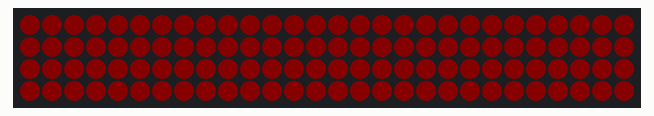
Bench run of a sketch on a simulated Arduino Uno, built with avr-gcc and run on an emulated ATmega328P. Shown: 28×4 RGB LED matrix (first LED top left, wired row by row). Dim RGB values are drawn brighter than linear; random numbers use the default seed unless the sketch sets one.

Above: at 0.4 s.

The sketch:

Jacket_Collar_2.ino
```cpp
#include <Adafruit_NeoPixel.h>

#define PIN 12
Adafruit_NeoPixel strip = Adafruit_NeoPixel(112, PIN, NEO_GRB + NEO_KHZ800);

//animation speed

uint8_t wait = 30; //speed of animation

const int nFrames = 4; //number of frames
const int height = 4;  //height of frame
const int width = 28;   //width of frame
const int refreshesPerFrame = 4; //number of flicker cycles per animation frame

uint8_t   r1 = (random(7,10));
uint8_t   r2 = (random(7,10));
uint8_t   r3 = (random(7,10));
uint8_t   r4 = (random(7,10));
uint8_t   gg = 00;
uint8_t   bb = 00;

uint8_t   R1 = 60;
uint8_t   R2 = 60;
uint8_t   R3 = 60;
uint8_t   R4 = 60;
uint8_t   GG = 10;
uint8_t   BB = 00;

uint8_t anim[nFrames][height][width][3] =
    {  //whole data object

     { //frame 1
      {{r1,gg,bb}, {r1,gg,bb}, {r1,gg,bb}, {r1,gg,bb}, {r1,gg,bb}, {r1,gg,bb}, {r1,gg,bb}, {r1,gg,bb}, {r1,gg,bb}, {r1,gg,bb}, {r1,gg,bb}, {r1,gg,bb}, {r1,gg,bb}, {r1,gg,bb}, {r1,gg,bb}, {r1,gg,bb}, {r1,gg,bb}, {r1,gg,bb}, {r1,gg,bb}, {r1,gg,bb}, {r1,gg,bb}, {r1,gg,bb}, {r1,gg,bb}, {r1,gg,bb}, {r1,gg,bb}, {r1,gg,bb}, {r1,gg,bb}, {r1,gg,bb}}, //fourth row
      {{r2,gg,bb}, {r2,gg,bb}, {r2,gg,bb}, {r2,gg,bb}, {r2,gg,bb}, {r2,gg,bb}, {r2,gg,bb}, {r2,gg,bb}, {r2,gg,bb}, {r2,gg,bb}, {r2,gg,bb}, {r2,gg,bb}, {r2,gg,bb}, {r2,gg,bb}, {r2,gg,bb}, {r2,gg,bb}, {r2,gg,bb}, {r2,gg,bb}, {r2,gg,bb}, {r2,gg,bb}, {r2,gg,bb}, {r2,gg,bb}, {r2,gg,bb}, {r2,gg,bb}, {r2,gg,bb}, {r2,gg,bb}, {r2,gg,bb}, {r2,gg,bb}}, //third row
      {{r3,gg,bb}, {r3,gg,bb}, {r3,gg,bb}, {r3,gg,bb}, {r3,gg,bb}, {r3,gg,bb}, {r3,gg,bb}, {r3,gg,bb}, {r3,gg,bb}, {r3,gg,bb}, {r3,gg,bb}, {r3,gg,bb}, {r3,gg,bb}, {r3,gg,bb}, {r3,gg,bb}, {r3,gg,bb}, {r3,gg,bb}, {r3,gg,bb}, {r3,gg,bb}, {r3,gg,bb}, {r3,gg,bb}, {r3,gg,bb}, {r3,gg,bb}, {r3,gg,bb}, {r3,gg,bb}, {r3,gg,bb}, {r3,gg,bb}, {r3,gg,bb}}, //second row
      {{r4,gg,bb}, {r4,gg,bb}, {r4,gg,bb}, {r4,gg,bb}, {r4,gg,bb}, {r4,gg,bb}, {r4,gg,bb}, {r4,gg,bb}, {r4,gg,bb}, {r4,gg,bb}, {r4,gg,bb}, {r4,gg,bb}, {r4,gg,bb}, {r4,gg,bb}, {r4,gg,bb}, {r4,gg,bb}, {r4,gg,bb}, {r4,gg,bb}, {r4,gg,bb}, {r4,gg,bb}, {r4,gg,bb}, {r4,gg,bb}, {r4,gg,bb}, {r4,gg,bb}, {r4,gg,bb}, {r4,gg,bb}, {r4,gg,bb}, {r4,gg,bb}}  //first row
     },                                                                                                                                                              //centre of strip//

     { //frame 2
      {{r1,gg,bb}, {r1,gg,bb}, {r1,gg,bb}, {r1,gg,bb}, {r1,gg,bb}, {r1,gg,bb}, {r1,gg,bb}, {r1,gg,bb}, {r1,gg,bb}, {R1,GG,BB}, {R1,GG,BB}, {R1,GG,BB}, {R1,GG,BB}, {R1,GG,BB}, {R1,GG,BB}, {R1,GG,BB}, {R1,GG,BB}, {R1,GG,BB}, {R1,GG,BB}, {r1,gg,bb}, {r1,gg,bb}, {r1,gg,bb}, {r1,gg,bb}, {r1,gg,bb}, {r1,gg,bb}, {r1,gg,bb}, {r1,gg,bb}, {r1,gg,bb}}, //fourth row
      {{r2,gg,bb}, {r2,gg,bb}, {r2,gg,bb}, {r2,gg,bb}, {r2,gg,bb}, {r2,gg,bb}, {r2,gg,bb}, {r2,gg,bb}, {r2,gg,bb}, {r2,gg,bb}, {R2,GG,BB}, {R2,GG,BB}, {R2,GG,BB}, {R2,GG,BB}, {R2,GG,BB}, {R2,GG,BB}, {R2,GG,BB}, {R2,GG,BB}, {r2,gg,bb}, {r2,gg,bb}, {r2,gg,bb}, {r2,gg,bb}, {r2,gg,bb}, {r2,gg,bb}, {r2,gg,bb}, {r2,gg,bb}, {r2,gg,bb}, {r2,gg,bb}}, //third row
      {{r3,gg,bb}, {r3,gg,bb}, {r3,gg,bb}, {r3,gg,bb}, {r3,gg,bb}, {r3,gg,bb}, {r3,gg,bb}, {r3,gg,bb}, {r3,gg,bb}, {r3,gg,bb}, {r3,gg,bb}, {R3,GG,BB}, {R3,GG,BB}, {R3,GG,BB}, {R3,GG,BB}, {R3,GG,BB}, {R3,GG,BB}, {r3,gg,bb}, {r3,gg,bb}, {r3,gg,bb}, {r3,gg,bb}, {r3,gg,bb}, {r3,gg,bb}, {r3,gg,bb}, {r3,gg,bb}, {r3,gg,bb}, {r3,gg,bb}, {r3,gg,bb}}, //second row
      {{r4,gg,bb}, {r4,gg,bb}, {r4,gg,bb}, {r4,gg,bb}, {r4,gg,bb}, {r4,gg,bb}, {r4,gg,bb}, {r4,gg,bb}, {r4,gg,bb}, {r4,gg,bb}, {r4,gg,bb}, {r4,gg,bb}, {R4,GG,BB}, {R4,GG,BB}, {R4,GG,BB}, {R4,GG,BB}, {r4,gg,bb}, {r4,gg,bb}, {r4,gg,bb}, {r4,gg,bb}, {r4,gg,bb}, {r4,gg,bb}, {r4,gg,bb}, {r4,gg,bb}, {r4,gg,bb}, {r4,gg,bb}, {r4,gg,bb}, {r4,gg,bb}}  //first row
     },                                                                                                                                                              //centre of strip//

     { //frame 3
      {{r1,gg,bb}, {r1,gg,bb}, {r1,gg,bb}, {r1,gg,bb}, {R1,GG,BB}, {R1,GG,BB}, {R1,GG,BB}, {R1,GG,BB}, {R1,GG,BB}, {r1,gg,bb}, {r1,gg,bb}, {r1,gg,bb}, {r1,gg,bb}, {r1,gg,bb}, {r1,gg,bb}, {r1,gg,bb}, {r1,gg,bb}, {r1,gg,bb}, {r1,gg,bb}, {R1,GG,BB}, {R1,GG,BB}, {R1,GG,BB}, {R1,GG,BB}, {R1,GG,BB}, {r1,gg,bb}, {r1,gg,bb}, {r1,gg,bb}, {r1,gg,bb}}, //fourth row
      {{r2,gg,bb}, {r2,gg,bb}, {r2,gg,bb}, {r2,gg,bb}, {r2,gg,bb}, {R2,GG,BB}, {R2,GG,BB}, {R2,GG,BB}, {R2,GG,BB}, {R2,GG,BB}, {r2,gg,bb}, {r2,gg,bb}, {r2,gg,bb}, {r2,gg,bb}, {r2,gg,bb}, {r2,gg,bb}, {r2,gg,bb}, {r2,gg,bb}, {R2,GG,BB}, {R2,GG,BB}, {R2,GG,BB}, {R2,GG,BB}, {R2,GG,BB}, {r2,gg,bb}, {r2,gg,bb}, {r2,gg,bb}, {r2,gg,bb}, {r2,gg,bb}}, //third row
      {{r3,gg,bb}, {r3,gg,bb}, {r3,gg,bb}, {r3,gg,bb}, {r3,gg,bb}, {r3,gg,bb}, {R3,GG,BB}, {R3,GG,BB}, {R3,GG,BB}, {R3,GG,BB}, {R3,GG,BB}, {r3,gg,bb}, {r3,gg,bb}, {r3,gg,bb}, {r3,gg,bb}, {r3,gg,bb}, {r3,gg,bb}, {R3,GG,BB}, {R3,GG,BB}, {R3,GG,BB}, {R3,GG,BB}, {R3,GG,BB}, {r3,gg,bb}, {r3,gg,bb}, {r3,gg,bb}, {r3,gg,bb}, {r3,gg,bb}, {r3,gg,bb}}, //second row
      {{r4,gg,bb}, {r4,gg,bb}, {r4,gg,bb}, {r4,gg,bb}, {r4,gg,bb}, {r4,gg,bb}, {r4,gg,bb}, {R4,GG,BB}, {R4,GG,BB}, {R4,GG,BB}, {R4,GG,BB}, {R4,GG,BB}, {r4,gg,bb}, {r4,gg,bb}, {r4,gg,bb}, {r4,gg,bb}, {R4,GG,BB}, {R4,GG,BB}, {R4,GG,BB}, {R4,GG,BB}, {R4,GG,BB}, {r4,gg,bb}, {r4,gg,bb}, {r4,gg,bb}, {r4,gg,bb}, {r4,gg,bb}, {r4,gg,bb}, {r4,gg,bb}}  //first row
     },                                                                                                                                                              //centre of strip//

     { //frame 4
      {{R1,GG,BB}, {R1,GG,BB}, {R1,GG,BB}, {R1,GG,BB}, {r1,gg,bb}, {r1,gg,bb}, {r1,gg,bb}, {r1,gg,bb}, {r1,gg,bb}, {r1,gg,bb}, {r1,gg,bb}, {r1,gg,bb}, {r1,gg,bb}, {r1,gg,bb}, {r1,gg,bb}, {r1,gg,bb}, {r1,gg,bb}, {r1,gg,bb}, {r1,gg,bb}, {r1,gg,bb}, {r1,gg,bb}, {r1,gg,bb}, {r1,gg,bb}, {r1,gg,bb}, {R1,GG,BB}, {R1,GG,BB}, {R1,GG,BB}, {R1,GG,BB}}, //fourth row
      {{R2,GG,BB}, {R2,GG,BB}, {R2,GG,BB}, {R2,GG,BB}, {R2,GG,BB}, {r2,gg,bb}, {r2,gg,bb}, {r2,gg,bb}, {r2,gg,bb}, {r2,gg,bb}, {r2,gg,bb}, {r2,gg,bb}, {r2,gg,bb}, {r2,gg,bb}, {r2,gg,bb}, {r2,gg,bb}, {r2,gg,bb}, {r2,gg,bb}, {r2,gg,bb}, {r2,gg,bb}, {r2,gg,bb}, {r2,gg,bb}, {r2,gg,bb}, {R2,GG,BB}, {R2,GG,BB}, {R2,GG,BB}, {R2,GG,BB}, {R2,GG,BB}}, //third row
      {{R3,GG,BB}, {R3,GG,BB}, {R3,GG,BB}, {R3,GG,BB}, {R3,GG,BB}, {R3,GG,BB}, {r3,gg,bb}, {r3,gg,bb}, {r3,gg,bb}, {r3,gg,bb}, {r3,gg,bb}, {r3,gg,bb}, {r3,gg,bb}, {r3,gg,bb}, {r3,gg,bb}, {r3,gg,bb}, {r3,gg,bb}, {r3,gg,bb}, {r3,gg,bb}, {r3,gg,bb}, {r3,gg,bb}, {r3,gg,bb}, {R3,GG,BB}, {R3,GG,BB}, {R3,GG,BB}, {R3,GG,BB}, {R3,GG,BB}, {R3,GG,BB}}, //second row
      {{R4,GG,BB}, {R4,GG,BB}, {R4,GG,BB}, {R4,GG,BB}, {R4,GG,BB}, {R4,GG,BB}, {R4,GG,BB}, {r4,gg,bb}, {r4,gg,bb}, {r4,gg,bb}, {r4,gg,bb}, {r4,gg,bb}, {r4,gg,bb}, {r4,gg,bb}, {r4,gg,bb}, {r4,gg,bb}, {r4,gg,bb}, {r4,gg,bb}, {r4,gg,bb}, {r4,gg,bb}, {r4,gg,bb}, {R4,GG,BB}, {R4,GG,BB}, {R4,GG,BB}, {R4,GG,BB}, {R4,GG,BB}, {R4,GG,BB}, {R4,GG,BB}}  //first row
     }                                                                                                                                                              //centre of strip//
    };

void setup() {

  strip.begin();
  strip.show(); // Initialize all pixels to 'off'

}

void loop() {

    uint8_t* pixel;  //a variable to point to a pixel in the animation

    for(int frame=0; frame<nFrames; frame++){ //loop through the frames
      for(int ref=0; ref<refreshesPerFrame; ref++){
        for(int row = 0; row<height; row++){  //row by row
          for(int col=0; col<width; col++){ //one pixel at a time
            //select the pixel
            pixel = anim[frame][row][col];

            // split the channels
            int red = pixel[0];
            int green = pixel[1];
            int blue = pixel[2];

            //figure out which led on the strip
            int ledPos = col + (row*(width));

            //set the colour
            strip.setPixelColor(
              ledPos,
              red,
              green,
              blue
            );

          }//row complete
        }//refresh complete
        delay(wait);   //10fps maybe
        if (frame==0){
          delay(300);
        };
        strip.show();
      }//frame complete
    }//animation complete

}
```
